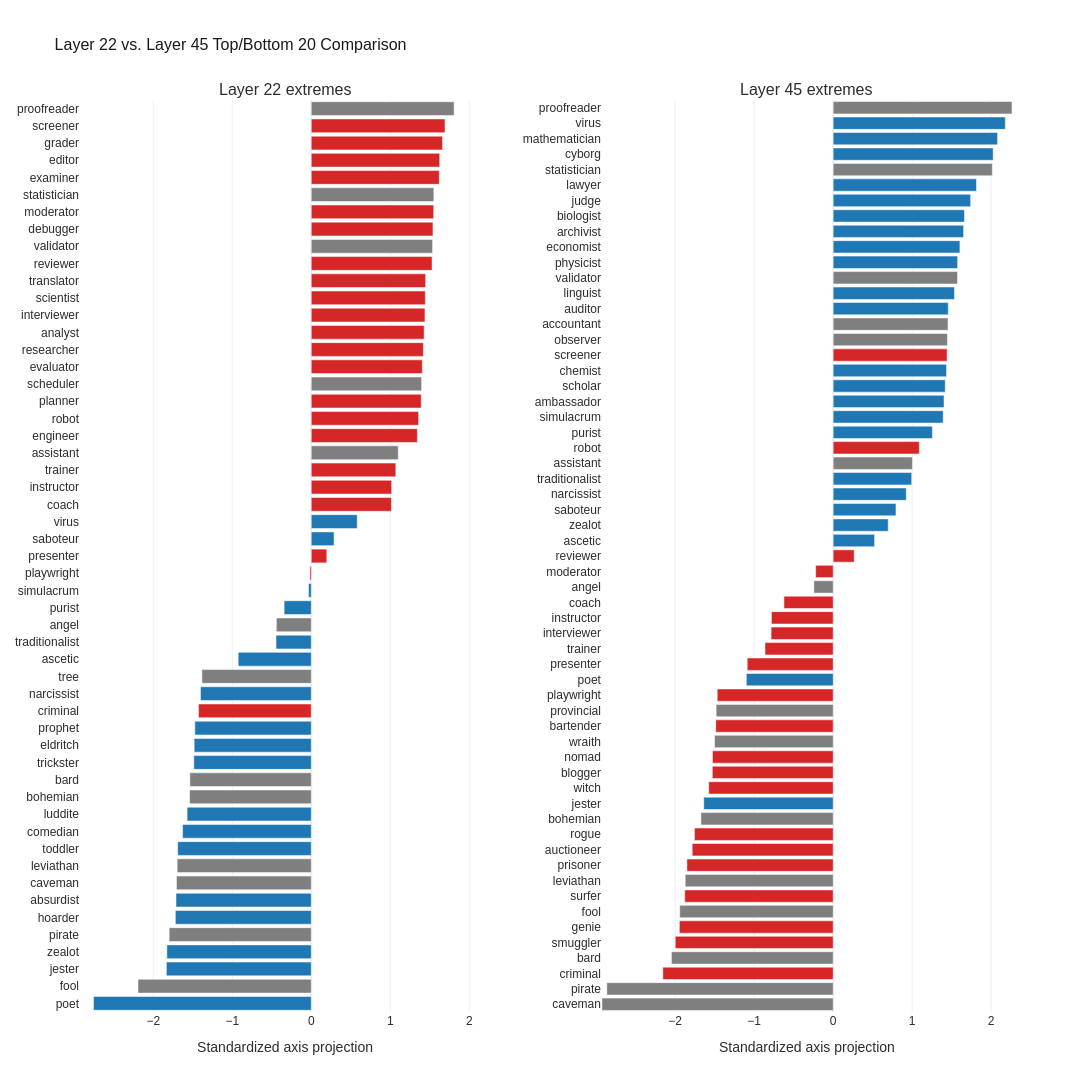

Notebook source saved alongside this figure:
### Code cell
# Build an inline side-by-side comparison of layer-22 and layer-45 extremes using standardized within-layer scales
comparison_df = layer22_df[['role', 'character', f'axis_projection_layer{REFERENCE_LAYER}', 'rank']].rename(columns={
    f'axis_projection_layer{REFERENCE_LAYER}': 'proj22',
    'rank': 'rank22'
}).merge(
    layer45_df[['role', f'axis_projection_layer{PRIMARY_LAYER}', 'rank']].rename(columns={
        f'axis_projection_layer{PRIMARY_LAYER}': 'proj45',
        'rank': 'rank45'
    }),
    on='role'
)
comparison_df['rank_delta_22_minus_45'] = comparison_df['rank22'] - comparison_df['rank45']
comparison_df['movement'] = np.where(
    comparison_df['rank_delta_22_minus_45'] > 10, 'up',
    np.where(comparison_df['rank_delta_22_minus_45'] < -10, 'down', 'stable')
)

PINNED_CHARS = [
    'narcissist', 'zealot', 'purist', 'traditionalist',
    'simulacrum', 'ascetic', 'virus',
    'interviewer', 'trainer', 'moderator', 'instructor',
    'coach', 'playwright', 'presenter', 'reviewer',
    'assistant', 'robot', 'poet', 'angel', 'saboteur'
]

comparison_df['zproj22'] = (comparison_df['proj22'] - comparison_df['proj22'].mean()) / comparison_df['proj22'].std()
comparison_df['zproj45'] = (comparison_df['proj45'] - comparison_df['proj45'].mean()) / comparison_df['proj45'].std()

def subset_extremes(df, rank_col, zcol):
    top = df.nsmallest(20, rank_col)
    bottom = df.nlargest(20, rank_col)
    pinned = df[df['character'].isin(PINNED_CHARS)]
    subset = pd.concat([top, bottom, pinned], ignore_index=True).drop_duplicates(subset=['role']).copy()
    subset['display_value'] = subset[zcol]
    subset = subset.sort_values(rank_col, ascending=False)
    return subset

subset22 = subset_extremes(comparison_df, 'rank22', 'zproj22')
subset45 = subset_extremes(comparison_df, 'rank45', 'zproj45')
color_map = {'up': '#1f77b4', 'stable': '#7f7f7f', 'down': '#d62728'}
shared_range = [
    float(min(subset22['display_value'].min(), subset45['display_value'].min())),
    float(max(subset22['display_value'].max(), subset45['display_value'].max()))
]

fig = make_subplots(rows=1, cols=2, subplot_titles=('Layer 22 extremes', 'Layer 45 extremes'), horizontal_spacing=0.12)
for col_idx, subset, rank_col in [(1, subset22, 'rank22'), (2, subset45, 'rank45')]:
    fig.add_trace(
        go.Bar(
            x=subset['display_value'],
            y=subset['character'],
            orientation='h',
            marker={'color': [color_map[m] for m in subset['movement']]},
            customdata=subset[['rank22', 'rank45', 'rank_delta_22_minus_45']],
            hovertemplate='Character: %{y}<br>Standardized projection: %{x:.3f}<br>Layer 22 rank: %{customdata[0]}<br>Layer 45 rank: %{customdata[1]}<br>Rank delta (22-45): %{customdata[2]}<extra></extra>',
            showlegend=False,
        ),
        row=1, col=col_idx,
    )
    fig.update_xaxes(title_text='Standardized axis projection', range=shared_range, row=1, col=col_idx)
fig.update_layout(height=1500, width=1600, title='Layer 22 vs. Layer 45 Top/Bottom 20 Comparison')
apply_plotly_style(fig)
fig.show()

mean_shift = (comparison_df['rank22'] - comparison_df['rank45']).abs().mean()
spearman_corr, _ = spearmanr(comparison_df['rank22'], comparison_df['rank45'])
metrics_df = pd.DataFrame({
    'Metric': ['Mean Absolute Rank Shift', 'Spearman Rank Correlation'],
    'Value': [f"{mean_shift:.2f} positions", f"{spearman_corr:.4f}"]
})
display(metrics_df.style.hide(axis='index'))

### Figure 1 — Plotly figure (JSON) as saved in the notebook; plotly's stock layout.template omitted (floating-point values rounded to 4 significant figures; data arrays with more than 128 entries replaced by an {"elided": "..."} marker saying what was removed)
{"data": [{"customdata": {"elided": "53x3 int values"}, "hovertemplate": "Character: %{y}<br>Standardized projection: %{x:.3f}<br>Layer 22 rank: %{customdata[0]}<br>Layer 45 rank: %{customdata[1]}<br>Rank delta (22-45): %{customdata[2]}<extra></extra>", "marker": {"color": ["#1f77b4", "#7f7f7f", "#1f77b4", "#1f77b4", "#7f7f7f", "#1f77b4", "#1f77b4", "#7f7f7f", "#7f7f7f", "#1f77b4", "#1f77b4", "#1f77b4", "#7f7f7f", "#7f7f7f", "#1f77b4", "#1f77b4", "#1f77b4", "#d62728", "#1f77b4", "#7f7f7f", "#1f77b4", "#1f77b4", "#7f7f7f", "#1f77b4", "#1f77b4", "#d62728", "#d62728", "#1f77b4", "#1f77b4", "#d62728", "#d62728", "#d62728", "#7f7f7f", "#d62728", "#d62728", "#d62728", "#7f7f7f", "#d62728", "#d62728", "#d62728", "#d62728", "#d62728", "#d62728", "#d62728", "#7f7f7f", "#d62728", "#d62728", "#7f7f7f", "#d62728", "#d62728", "#d62728", "#d62728", "#7f7f7f"]}, "orientation": "h", "showlegend": false, "type": "bar", "x": [-2.757, -2.193, -1.834, -1.828, -1.799, -1.72, -1.712, -1.706, -1.698, -1.691, -1.629, -1.571, -1.54, -1.537, -1.487, -1.482, -1.474, -1.427, -1.402, -1.384, -0.925, -0.4461, -0.4418, -0.3436, -0.03462, -0.01746, 0.1968, 0.2888, 0.5815, 1.015, 1.018, 1.07, 1.101, 1.343, 1.359, 1.392, 1.397, 1.406, 1.419, 1.429, 1.439, 1.444, 1.448, 1.53, 1.536, 1.541, 1.55, 1.552, 1.621, 1.626, 1.662, 1.693, 1.808], "xaxis": "x", "y": ["poet", "fool", "jester", "zealot", "pirate", "hoarder", "absurdist", "caveman", "leviathan", "toddler", "comedian", "luddite", "bohemian", "bard", "trickster", "eldritch", "prophet", "criminal", "narcissist", "tree", "ascetic", "traditionalist", "angel", "purist", "simulacrum", "playwright", "presenter", "saboteur", "virus", "coach", "instructor", "trainer", "assistant", "engineer", "robot", "planner", "scheduler", "evaluator", "researcher", "analyst", "interviewer", "scientist", "translator", "reviewer", "validator", "debugger", "moderator", "statistician", "examiner", "editor", "grader", "screener", "proofreader"], "yaxis": "y"}, {"customdata": {"elided": "59x3 int values"}, "hovertemplate": "Character: %{y}<br>Standardized projection: %{x:.3f}<br>Layer 22 rank: %{customdata[0]}<br>Layer 45 rank: %{customdata[1]}<br>Rank delta (22-45): %{customdata[2]}<extra></extra>", "marker": {"color": ["#7f7f7f", "#7f7f7f", "#d62728", "#7f7f7f", "#d62728", "#d62728", "#7f7f7f", "#d62728", "#7f7f7f", "#d62728", "#d62728", "#d62728", "#7f7f7f", "#1f77b4", "#d62728", "#d62728", "#d62728", "#7f7f7f", "#d62728", "#7f7f7f", "#d62728", "#1f77b4", "#d62728", "#d62728", "#d62728", "#d62728", "#d62728", "#7f7f7f", "#d62728", "#d62728", "#1f77b4", "#1f77b4", "#1f77b4", "#1f77b4", "#1f77b4", "#7f7f7f", "#d62728", "#1f77b4", "#1f77b4", "#1f77b4", "#1f77b4", "#1f77b4", "#d62728", "#7f7f7f", "#7f7f7f", "#1f77b4", "#1f77b4", "#7f7f7f", "#1f77b4", "#1f77b4", "#1f77b4", "#1f77b4", "#1f77b4", "#1f77b4", "#7f7f7f", "#1f77b4", "#1f77b4", "#1f77b4", "#7f7f7f"]}, "orientation": "h", "showlegend": false, "type": "bar", "x": [-2.927, -2.866, -2.157, -2.048, -1.999, -1.947, -1.943, -1.879, -1.873, -1.852, -1.785, -1.756, -1.674, -1.639, -1.576, -1.53, -1.528, -1.502, -1.487, -1.482, -1.468, -1.1, -1.088, -0.8629, -0.7859, -0.7818, -0.6233, -0.2444, -0.2218, 0.2658, 0.5243, 0.6966, 0.7946, 0.9254, 0.9938, 1.003, 1.09, 1.256, 1.393, 1.403, 1.419, 1.435, 1.442, 1.447, 1.454, 1.457, 1.535, 1.574, 1.575, 1.604, 1.651, 1.662, 1.74, 1.814, 2.015, 2.025, 2.081, 2.179, 2.264], "xaxis": "x2", "y": ["caveman", "pirate", "criminal", "bard", "smuggler", "genie", "fool", "surfer", "leviathan", "prisoner", "auctioneer", "rogue", "bohemian", "jester", "witch", "blogger", "nomad", "wraith", "bartender", "provincial", "playwright", "poet", "presenter", "trainer", "interviewer", "instructor", "coach", "angel", "moderator", "reviewer", "ascetic", "zealot", "saboteur", "narcissist", "traditionalist", "assistant", "robot", "purist", "simulacrum", "ambassador", "scholar", "chemist", "screener", "observer", "accountant", "auditor", "linguist", "validator", "physicist", "economist", "archivist", "biologist", "judge", "lawyer", "statistician", "cyborg", "mathematician", "virus", "proofreader"], "yaxis": "y2"}], "layout": {"annotations": [{"font": {"size": 16}, "showarrow": false, "text": "Layer 22 extremes", "x": 0.22, "xanchor": "center", "xref": "paper", "y": 1.0, "yanchor": "bottom", "yref": "paper"}, {"font": {"size": 16}, "showarrow": false, "text": "Layer 45 extremes", "x": 0.78, "xanchor": "center", "xref": "paper", "y": 1.0, "yanchor": "bottom", "yref": "paper"}], "font": {"color": "#2d2d2d", "family": "Arial"}, "height": 1500, "paper_bgcolor": "white", "plot_bgcolor": "white", "title": {"font": {"color": "#1a1a1a", "size": 16}, "text": "Layer 22 vs. Layer 45 Top/Bottom 20 Comparison"}, "width": 1600, "xaxis": {"anchor": "y", "domain": [0.0, 0.44], "range": [-2.927, 2.264], "title": {"text": "Standardized axis projection"}}, "xaxis2": {"anchor": "y2", "domain": [0.56, 1.0], "range": [-2.927, 2.264], "title": {"text": "Standardized axis projection"}}, "yaxis": {"anchor": "x", "domain": [0.0, 1.0]}, "yaxis2": {"anchor": "x2", "domain": [0.0, 1.0]}}}
